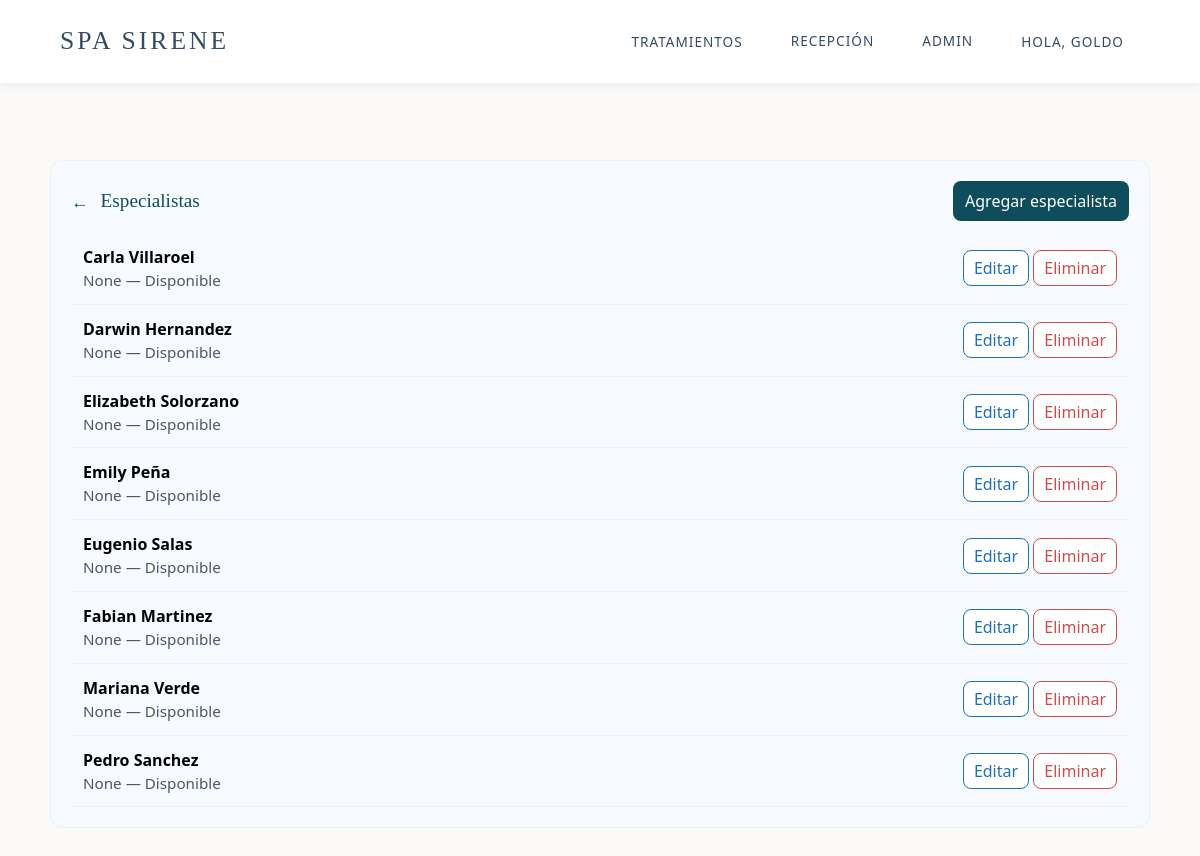
/spa/admin-panel/specialists/ (signed in), run on an earlier commit of the app's database.
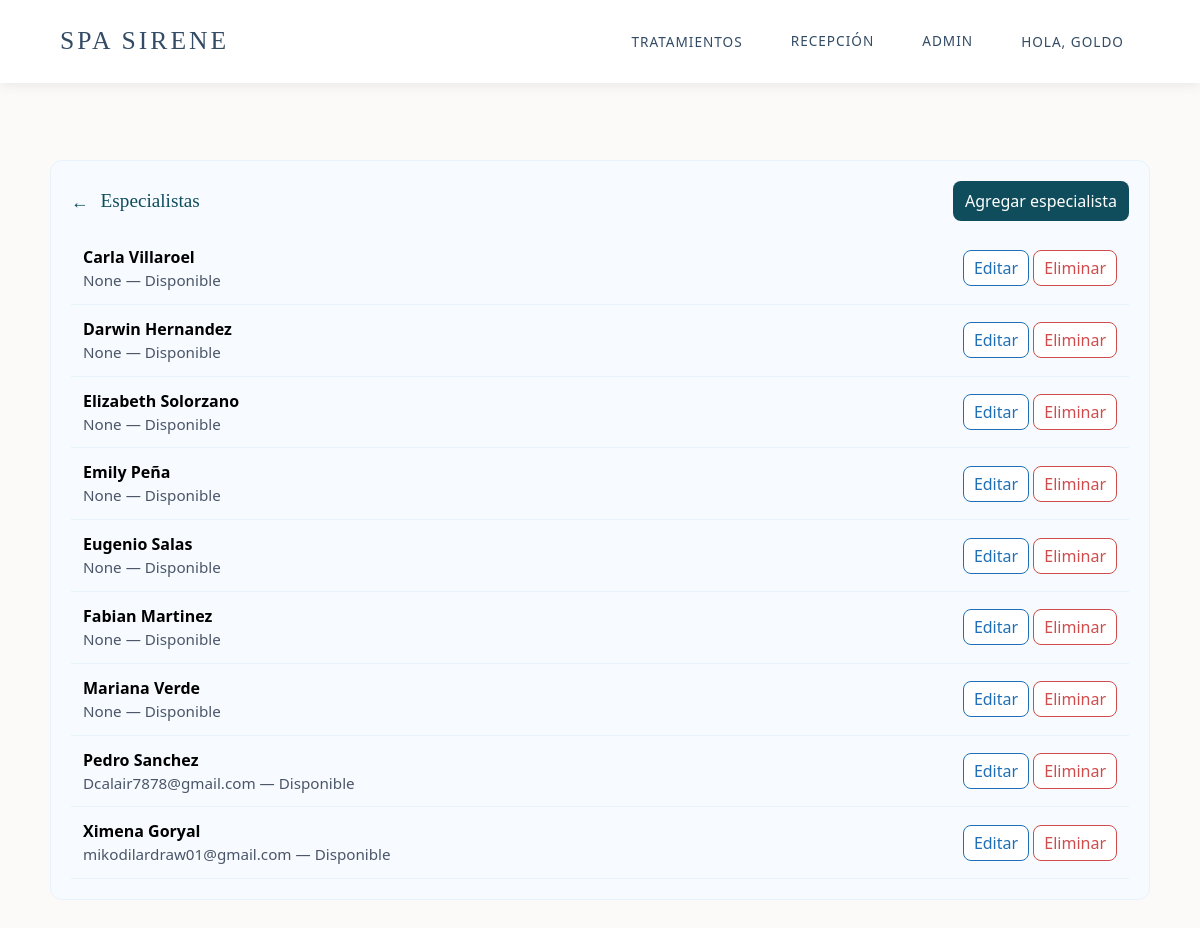
And on a later commit of the database.
### coffee/models.py (models this page shows, shortened)
class Specialist(models.Model):
    name = models.CharField(max_length=255)
    available = models.BooleanField(default=True)
    email = models.EmailField(null=True, blank=True)
    class Meta:
        verbose_name = 'Specialist'
        verbose_name_plural = 'Specialists'

### coffee/views.py (the view)
# urls.py: path('admin-panel/specialists/', views.admin_specialists_list, name='admin_specialists_list'),
@login_required
@group_required('AdminSuperior')
def admin_specialists_list(request):
    specialists = Specialist.objects.all().order_by('name')
    return render(request, 'admin/specialists_list.html', {'specialists': specialists})

### coffee/context_processors.py (called while the page is built)
def role_flags(request):
    user = getattr(request, 'user', None)
    is_receptionist = False
    is_admin_superior = False
    try:
        if user and user.is_authenticated:
            if user.is_superuser or user.is_staff:
                is_receptionist = user.is_superuser or ('receptionist' in [g.lower() for g in user.groups.values_list('name', flat=True)])
                is_admin_superior = True
            else:
                groups = [g.lower() for g in user.groups.values_list('name', flat=True)]
                is_receptionist = 'receptionist' in groups or 'recepcionista' in groups
                is_admin_superior = 'adminsuperior' in groups or 'admin_superior' in groups
    except Exception:
        pass
    return {'is_receptionist': is_receptionist, 'is_admin_superior': is_admin_superior}

### coffee/views.py (called while the page is built)
def in_group(user, group_name):
    if not user or not user.is_authenticated:
        return False
    if user.is_superuser:
        return True
    return user.groups.filter(name=group_name).exists()

def group_required(group_name):
    return user_passes_test(lambda u: in_group(u, group_name))

### coffee/templates/admin/specialists_list.html
{% extends 'base.html' %}
{% block content %}
<div class="admin-card">
    <div class="admin-header">
        <div style="display:flex;align-items:center;">
            <a class="back-link" href="{% url 'admin_dashboard' %}">←</a>
            <h2 class="admin-title" style="font-size:1.2rem;">Especialistas</h2>
        </div>
        <div class="admin-actions">
            <a class="btn-primary" href="{% url 'admin_specialist_create' %}">Agregar especialista</a>
        </div>
    </div>
    <div>
    {% for s in specialists %}
        <div class="admin-list-row" style="align-items:center;gap:12px;">
            <div style="display:flex;gap:12px;align-items:center;">
                <div>
                    <strong>{{ s.name }}</strong>
                    <div class="admin-subtle">{{ s.email }} — {% if s.available %}Disponible{% else %}No disponible{% endif %}</div>
                </div>
            </div>
            <div>
                <a class="btn-outline" href="{% url 'admin_specialist_edit' s.id %}">Editar</a>
                <a class="btn-danger" href="{% url 'admin_specialist_delete' s.id %}">Eliminar</a>
            </div>
        </div>
    {% empty %}
        <div>No hay especialistas.</div>
    {% endfor %}
    </div>
</div>
{% endblock %}

What changed in the data, as far as the page shows it:
changed Specialist "Pedro Sanchez": email "None" → "Dcalair7878@gmail.com"
added Specialist: name "Ximena Goryal", email "mikodilardraw01@gmail.com", available "Disponible"
